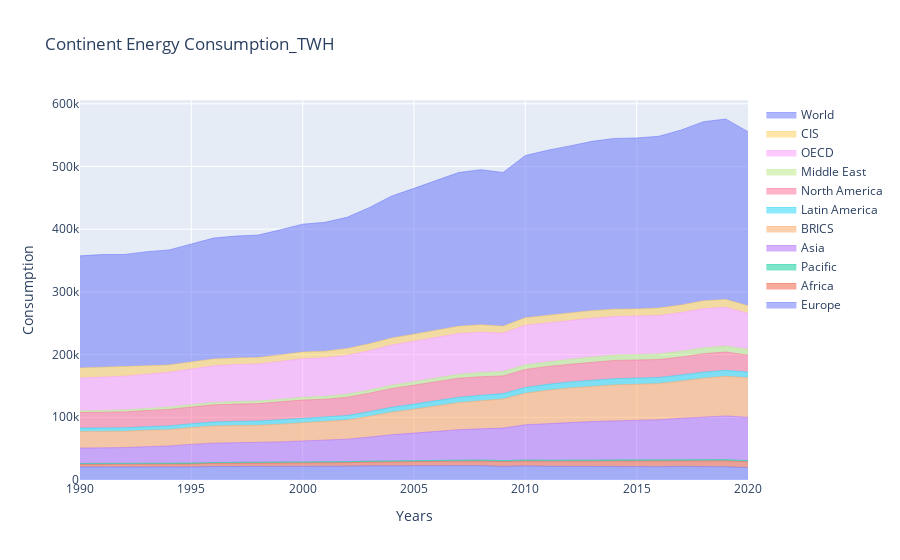

Notebook code for this chart:
### Code cell
import pandas as pd
from plotly.graph_objects import Scatter, Figure

data = pd.read_csv("C:/Users/amirh/Desktop/REDI Project/Project REDO Data/Continent_Consumption_TWH.csv", delimiter=',')

# Store the data in a dictionary
data_dict = {
    'Europe': data['Europe'],
    'Africa': data['Africa'],
    'Pacific': data['Pacific'],
    'Asia': data['Asia'],
    'BRICS': data['BRICS'],
    'Latin America': data['Latin_America'],
    'North America': data['North_America'],
    'Middle East': data['Middle_East'],
    'OECD': data['OECD'],
    'CIS': data['CIS'],
    'World': data['World']
}

years = data['Year']

fig = Figure()

for label, values in data_dict.items():
    fig.add_trace(Scatter(
        x=years,
        y=values,
        mode='lines',
        name=label,
        stackgroup='one',
        hovertemplate='%{y:.2f}',
        fill='tonexty',
        line=dict(width=0.5),
    ))

fig.update_layout(
    title='Continent Energy Consumption_TWH',
    xaxis_title='Years',
    yaxis_title='Consumption',
    showlegend=True,
    hovermode='x unified',
)

fig.show()
